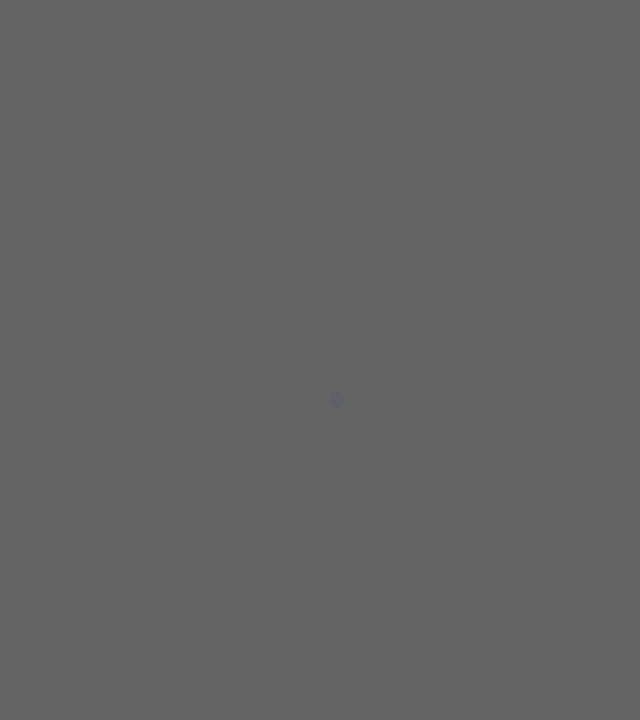
Frame 1 (no input)
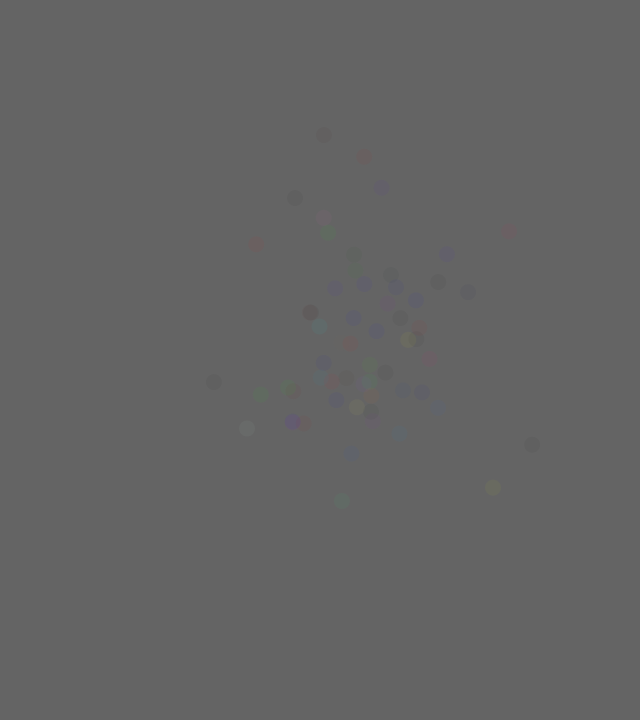
Frame 60 (the mouse pressed at the canvas centre just before this capture)
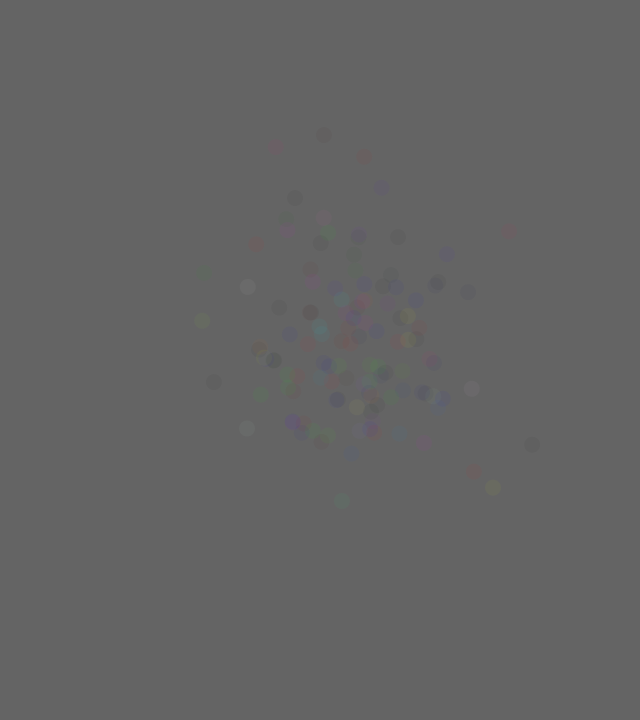
Frame 120 (the mouse held since frame 60 and released just before this capture)

The Processing sketch that drew these frames (run headless with seeded random() and noise(); from frame 60 on, the mouse is pressed at the canvas centre):

// Processing sketch: I_gaussianXY
// ── I_gaussianXY.pde
import java.util.Random;

Random generator;

void setup() {
  size(640, 720);
  background(100);
  generator = new Random();
}

float getGaussian(){
  return (float) generator.nextGaussian();
}

void draw() {
  
  float sd = 65;
  float mean = 340;
  
  float x = sd * getGaussian() + mean;
  float y = sd * getGaussian() + mean;
  
  noStroke();
  
  fill(getGaussColor(), 10);
  
  ellipse(x, y, 16, 16);
}

color getGaussColor() {
  return color(getGaussian() * 255, getGaussian() * 255, getGaussian()*255);
}
